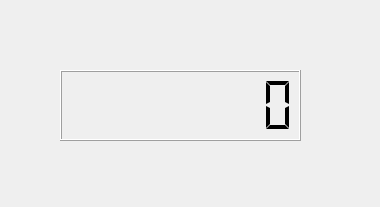
<?xml version="1.0" encoding="UTF-8"?>
<ui version="4.0">
 <class>Dialog</class>
 <widget class="QDialog" name="Dialog">
  <property name="geometry">
   <rect>
    <x>0</x>
    <y>0</y>
    <width>380</width>
    <height>207</height>
   </rect>
  </property>
  <property name="windowTitle">
   <string>Dialog</string>
  </property>
  <widget class="QLCDNumber" name="lcdNumber">
   <property name="geometry">
    <rect>
     <x>60</x>
     <y>70</y>
     <width>241</width>
     <height>71</height>
    </rect>
   </property>
   <property name="smallDecimalPoint">
    <bool>false</bool>
   </property>
   <property name="digitCount">
    <number>8</number>
   </property>
   <property name="segmentStyle">
    <enum>QLCDNumber::Flat</enum>
   </property>
  </widget>
 </widget>
 <resources/>
 <connections/>
</ui>
